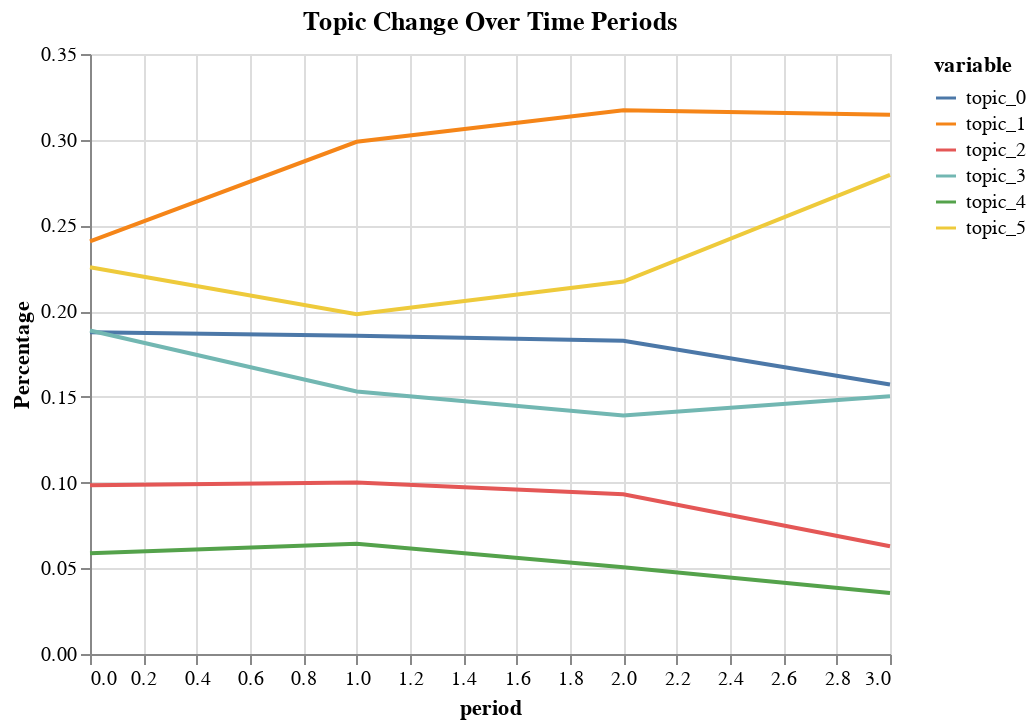

Notebook source saved alongside this figure:
### Code cell
tops_over_time = alt.Chart(melted_6).mark_line().encode(
    x='period',
    y='value',
    color='variable'
)
tops_over_time.encoding.y.title = 'Percentage'
tops_over_time.title = 'Topic Change Over Time Periods'
tops_over_time

### Figure 1 — Vega-Lite specification as saved in the notebook (floating-point values rounded to 4 significant figures)
{"config": {"view": {"continuousWidth": 400, "continuousHeight": 300}}, "data": {"name": "data-e3219457253f85520174959cea08e595"}, "mark": "line", "encoding": {"color": {"type": "nominal", "field": "variable"}, "x": {"type": "quantitative", "field": "period"}, "y": {"type": "quantitative", "field": "value", "title": "Percentage"}}, "title": "Topic Change Over Time Periods", "$schema": "https://vega.github.io/schema/vega-lite/v4.0.2.json", "datasets": {"data-e3219457253f85520174959cea08e595": [{"period": 0.0, "variable": "topic_0", "value": 0.1877}, {"period": 1.0, "variable": "topic_0", "value": 0.1856}, {"period": 2.0, "variable": "topic_0", "value": 0.1827}, {"period": 3.0, "variable": "topic_0", "value": 0.1572}, {"period": 0.0, "variable": "topic_1", "value": 0.2408}, {"period": 1.0, "variable": "topic_1", "value": 0.2988}, {"period": 2.0, "variable": "topic_1", "value": 0.3171}, {"period": 3.0, "variable": "topic_1", "value": 0.3146}, {"period": 0.0, "variable": "topic_2", "value": 0.09844}, {"period": 1.0, "variable": "topic_2", "value": 0.09998}, {"period": 2.0, "variable": "topic_2", "value": 0.09323}, {"period": 3.0, "variable": "topic_2", "value": 0.06289}, {"period": 0.0, "variable": "topic_3", "value": 0.1887}, {"period": 1.0, "variable": "topic_3", "value": 0.1531}, {"period": 2.0, "variable": "topic_3", "value": 0.1391}, {"period": 3.0, "variable": "topic_3", "value": 0.1503}, {"period": 0.0, "variable": "topic_4", "value": 0.05879}, {"period": 1.0, "variable": "topic_4", "value": 0.06435}, {"period": 2.0, "variable": "topic_4", "value": 0.0506}, {"period": 3.0, "variable": "topic_4", "value": 0.03554}, {"period": 0.0, "variable": "topic_5", "value": 0.2256}, {"period": 1.0, "variable": "topic_5", "value": 0.1981}, {"period": 2.0, "variable": "topic_5", "value": 0.2173}, {"period": 3.0, "variable": "topic_5", "value": 0.2794}]}}
